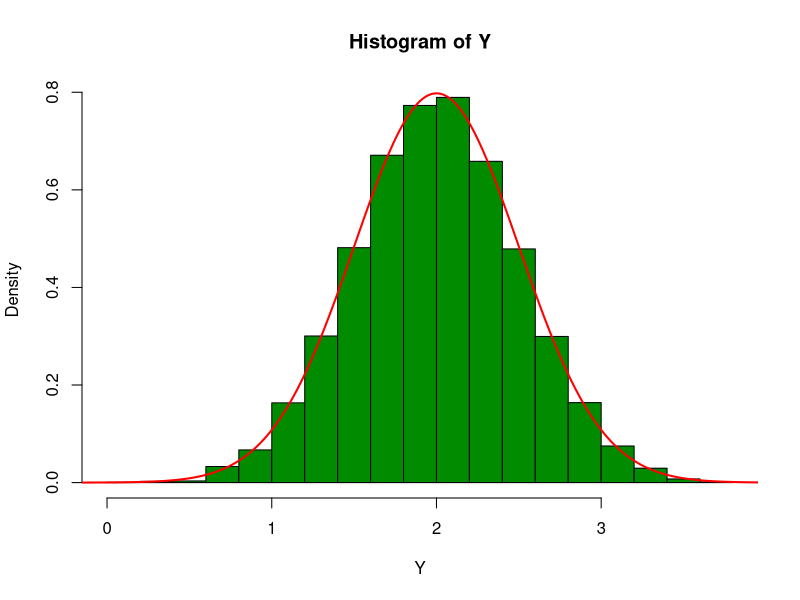

Source code (R):
### simulating a statistical model
library( fields)


set.seed(122)
N<- 100
X<- rnorm(N)
errors<- rnorm( N, mean=0, sd=.5 )
Y<- 2 + 3*X + errors
fit <- lm( Y~X)
summary( fit)


# estimate of standard deviation of the errors
sd(fit$residuals ) 
# exact answer  (adjust by n-2) is ...
   sd(fit$residuals ) *  sqrt( (N-1)/(N-2) )
   summary( fit)$sigma


testFit<- function(X){
  N<- length( X)
  errors<- rnorm( N, mean=0, sd=.5 )
  Y<- 2 + 3*X + errors
  fit<-lm( Y~X) 
  return(fit$coefficients)
}


# little Monte Carlo run of 50 trials
hold<- array( NA, c(250,2))
for ( k in 1:250){
  hold[k,]<- testFit(X)
}

# Q How does the answer change as you increase or decrease the sample size (N) ?




# compare monte carlo to lm summary
errors<- rnorm( N, mean=0, sd=.5 )
Y<- 2 + 3*X + errors
fit <- lm( Y~X)
look<-summary( fit)
#SE for beta1
look$coefficients[2,2]
# compare to 
sd( hold[,2])




### supplement adding the theoretical normal distribution (density function) to a histogram

 Y<- rnorm( 1e4, mean=2, sd=.5)
 xgrid<- seq(-4, 4,length.out=500)
 ycurve<- dnorm( xgrid,mean=2, sd=.5)
 
 hist(Y, prob=TRUE, col="green4")
 lines( xgrid, ycurve, col="red", lwd=2)
 
 
